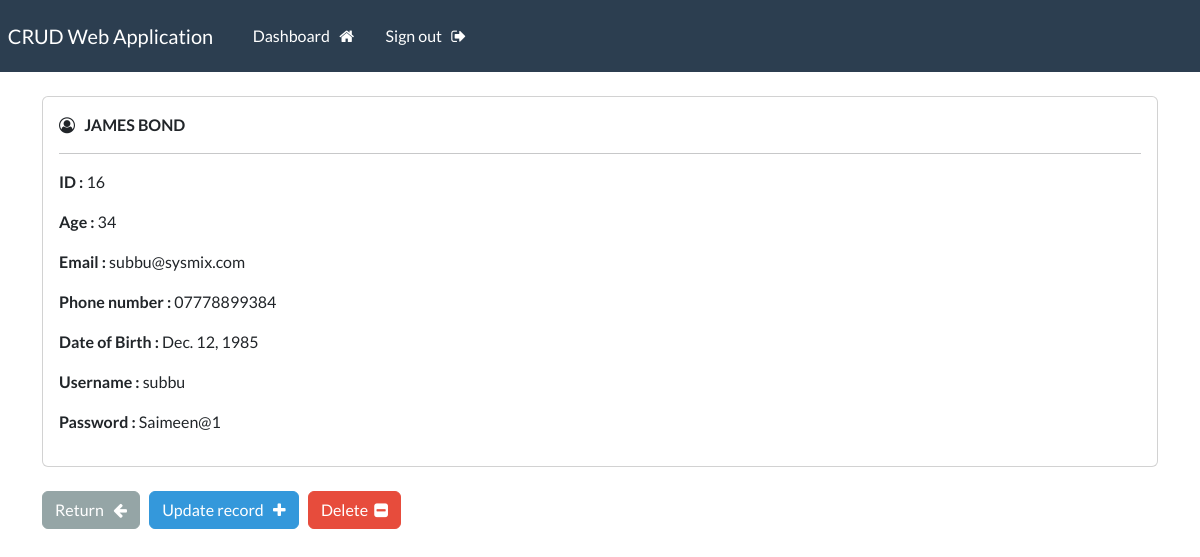
Page /record/16 (signed in) on the committed database.
### person_app/models.py (models this page shows, shortened)
class Person(models.Model):
    first_name = models.CharField(max_length=100)
    last_name = models.CharField(max_length=100)
    age = models.IntegerField()
    email_id = models.EmailField()
    phone_number = models.CharField(max_length=20)
    date_of_birth = models.DateField()
    username = models.CharField(max_length=100)
    password = models.CharField(max_length=100)

### person_app/decorators.py (the view)
        def wrapper_func(request, *args, **kwargs):
            group = None
            if request.user.groups.exists():
                group = request.user.groups.all()[0].name
            if group in allowed_roles:
                return view_func(request, *args, **kwargs)
            else:
                return redirect('filter-records')

### person_app/views.py (called while the page is built)
@login_required(login_url='my-login')
@allowed_users(allowed_roles=['admin'])
@api_view(['GET'])
def singular_record(request, pk):
    person_record = Person.objects.get(id=pk)
    context = {'record':person_record}
    return render(request, 'person_app/view-record.html', context=context)

### templates/person_app/view-record.html (shortened to what this page needs)
{% extends 'person_app/base.html' %} {% block content %}
<div class="card">
  <div class="card-body">
    <i class="fa fa-user-circle-o" aria-hidden="true"></i> &nbsp;
    <strong> {{record.first_name|upper}} {{record.last_name|upper}} </strong>
    <hr />
    <p><strong> ID : </strong> {{record.id}}</p>
    <p><strong> Age : </strong> {{record.age}}</p>
    <p><strong> Email : </strong> {{record.email_id}}</p>
    <p><strong> Phone number : </strong> {{record.phone_number}}</p>
    <p><strong> Date of Birth : </strong> {{record.date_of_birth}}</p>
    <p><strong> Username : </strong> {{record.username}}</p>
    <p><strong> Password : </strong> {{record.password}}</p>
  </div>
</div>
<br />
<a href="{% url 'dashboard' %}" class="btn btn-secondary">
  Return &nbsp; <i class="fa fa-arrow-left" aria-hidden="true"></i>
</a>
<a href="{% url 'update-record' record.id %}" class="btn btn-info">
  Update record &nbsp; <i class="fa fa-plus" aria-hidden="true"></i>
</a>
<a href="{% url 'delete-record' record.id %}" class="btn btn-danger">
  Delete &nbsp;<i class="fa fa-minus-square" aria-hidden="true"></i>
</a>
{% endblock %}

### rows in the picture
Person: first_name "JAMES", last_name "BOND", id "16", age "34", email_id "subbu@sysmix.com", phone_number "07778899384", date_of_birth "Dec. 12, 1985", username "subbu", password "Saimeen@1"
